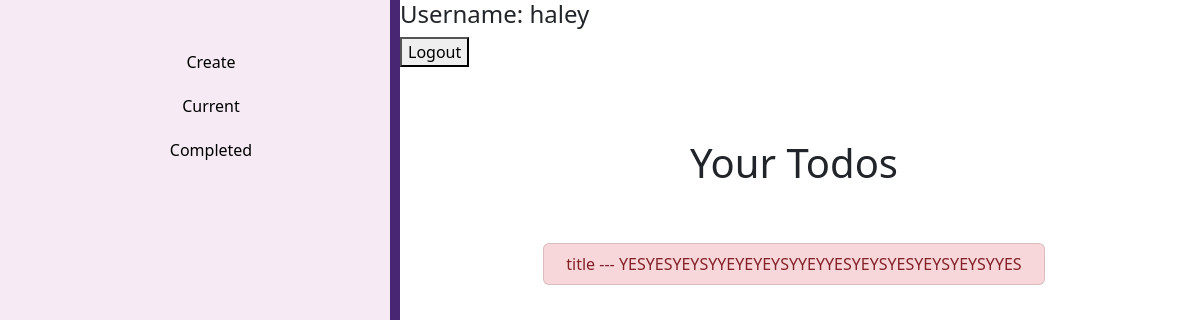
Page /todoapp/ (signed in) on the committed database.
### todo/models.py (models this page shows, shortened)
class Todo(models.Model):
    title = models.CharField(max_length=100)
    description = models.TextField(blank=True)
    created = models.DateTimeField(auto_now_add=True)
    deadline = models.DateTimeField(null=True, blank=True)
    important = models.BooleanField(default=False)
    user = models.ForeignKey(User, on_delete=models.CASCADE)

### todo/views.py (the view)
# urls.py: path('todoapp/', views.currenttodos, name='currenttodos'),\
@login_required
def currenttodos(request):
    todos = Todo.objects.filter(user=request.user, deadline__isnull=True).order_by('-created')
    return render(request, 'todo/currenttodos.html', {'todos':todos})

### todo/templates/todo/currenttodos.html
{% extends 'todo/base.html' %}
{% load static %}
{% block content %}
<h1> Your Todos </h1>
<br><br>
<div class="row justify-content-center">
    {% for todo in todos %}
    <div class="col-md-8">
        <div class="list-group">
            <a href="{% url 'viewtodo' todo.id %}" class="list-group-item list-group-item-action{% if todo.important %} list-group-item-danger{% endif %}">
                {{ todo.title }} {% if todo.description %} --- {{ todo.description }}{% endif %}</a>
        </div>
    </div>
    <br><br>
    {% endfor %}
</div>
{% endblock %}

### rows in the picture
Todo: title "title", description "YESYESYEYSYYEYEYEYSYYEYYESYEYSYESYEYSYEYSYYES"
